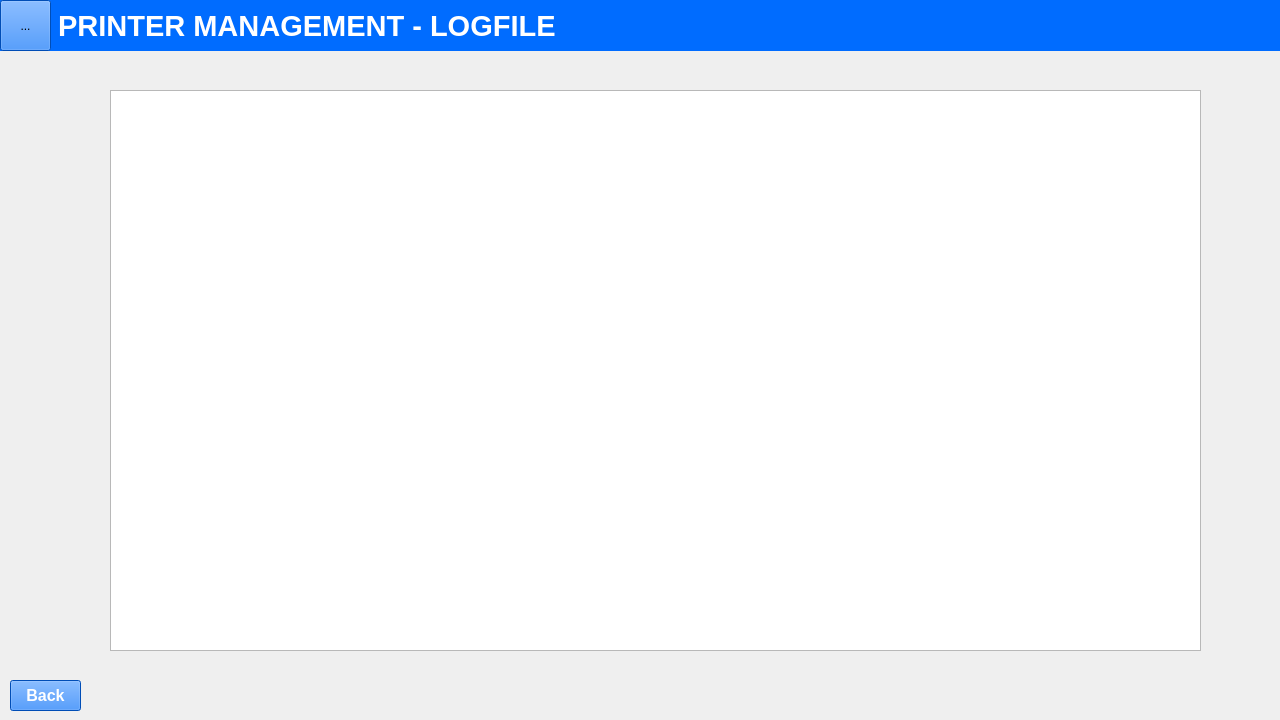
<?xml version="1.0" encoding="UTF-8"?>
<ui version="4.0">
 <class>Monitoring</class>
 <widget class="QWidget" name="Monitoring">
  <property name="geometry">
   <rect>
    <x>0</x>
    <y>0</y>
    <width>1280</width>
    <height>720</height>
   </rect>
  </property>
  <property name="windowTitle">
   <string>  PRINTER MANAGEMENT PROGRAM FOR AUTOMATED GATE SYSTEM</string>
  </property>
  <property name="windowIcon">
   <iconset>
    <normaloff>../Icon/hutchisonport_logo.ico</normaloff>../Icon/hutchisonport_logo.ico</iconset>
  </property>
  <widget class="QWidget" name="bgPrinterManagementMonitoring" native="true">
   <property name="geometry">
    <rect>
     <x>0</x>
     <y>0</y>
     <width>1281</width>
     <height>51</height>
    </rect>
   </property>
   <property name="font">
    <font/>
   </property>
   <property name="styleSheet">
    <string notr="true">background-color: #006CFF;
</string>
   </property>
   <widget class="QToolButton" name="btnmenu">
    <property name="geometry">
     <rect>
      <x>0</x>
      <y>0</y>
      <width>51</width>
      <height>51</height>
     </rect>
    </property>
    <property name="font">
     <font/>
    </property>
    <property name="text">
     <string>...</string>
    </property>
    <property name="icon">
     <iconset>
      <normaloff>../Icon/MenuIcon.ico</normaloff>../Icon/MenuIcon.ico</iconset>
    </property>
    <property name="iconSize">
     <size>
      <width>50</width>
      <height>50</height>
     </size>
    </property>
    <property name="popupMode">
     <enum>QToolButton::InstantPopup</enum>
    </property>
   </widget>
  </widget>
  <widget class="QLabel" name="lbPrinterManagementMonitoring">
   <property name="geometry">
    <rect>
     <x>50</x>
     <y>0</y>
     <width>1191</width>
     <height>51</height>
    </rect>
   </property>
   <property name="font">
    <font>
     <family>Arial</family>
     <pointsize>22</pointsize>
     <weight>75</weight>
     <bold>true</bold>
    </font>
   </property>
   <property name="styleSheet">
    <string notr="true">color: white;</string>
   </property>
   <property name="text">
    <string> PRINTER MANAGEMENT - LOGFILE</string>
   </property>
  </widget>
  <widget class="QTextEdit" name="textLogfile">
   <property name="geometry">
    <rect>
     <x>110</x>
     <y>90</y>
     <width>1091</width>
     <height>561</height>
    </rect>
   </property>
  </widget>
  <widget class="QPushButton" name="btnBack">
   <property name="geometry">
    <rect>
     <x>10</x>
     <y>680</y>
     <width>71</width>
     <height>31</height>
    </rect>
   </property>
   <property name="font">
    <font>
     <family>Arial</family>
     <pointsize>12</pointsize>
     <weight>75</weight>
     <bold>true</bold>
    </font>
   </property>
   <property name="styleSheet">
    <string notr="true">background-color: #006CFF;
color:white;</string>
   </property>
   <property name="text">
    <string>Back</string>
   </property>
  </widget>
 </widget>
 <resources/>
 <connections/>
</ui>
